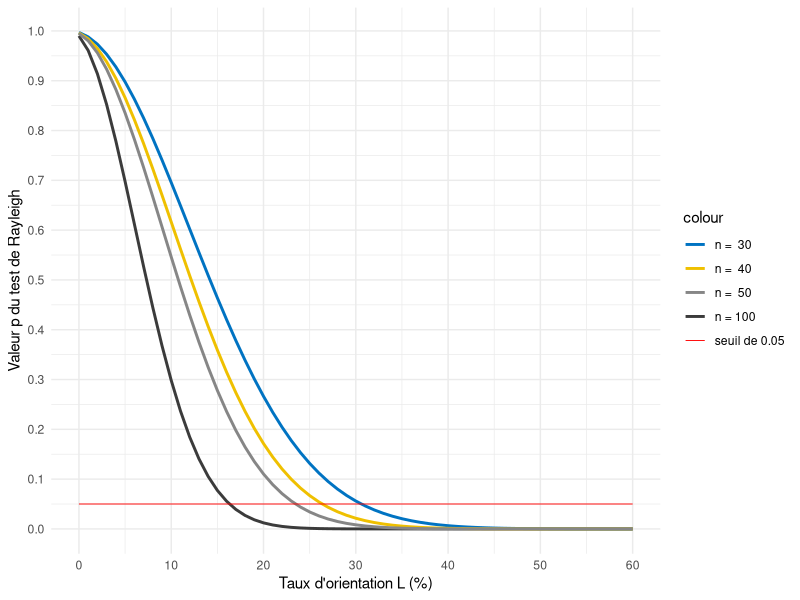

Write the R code that produced this figure. (Note: this script raises an error after producing the figure.)
## ---- chunk 1

suppressPackageStartupMessages({
  library(ggplot2)
})

knitr::opts_chunk$set(echo = FALSE, warning = FALSE, message = FALSE)

## ---- chunk 2

require(ggplot2)
L = c(0:60)

rayleigh <- function(L,n){
  p = exp(-(n*L^2)*10^-4)
  p_value <- p
  p_value
}

p_value_sim_30 <- rep(x = NA, times = length (L))
for (i in 1:61) {
  p_value_sim_30[i]<- rayleigh(i,30)
}

p_value_sim_40 <- rep(x = NA, times = length (L))
for (i in 1:61) {
  p_value_sim_40[i]<- rayleigh(i,40)
}

p_value_sim_50 <- rep(x = NA, times = length (L))
for (i in 1:61) {
  p_value_sim_50[i]<- rayleigh(i,50)
}

p_value_sim_100 <- rep(x = NA, times = length (L))
for (i in 1:61) {
  p_value_sim_100[i]<- rayleigh(i,100)
}

seuil_0.05 = c(rep(0.05, length(L)))

rayleigh_table <- data.frame(L, p_value_sim_30, p_value_sim_40, p_value_sim_50, p_value_sim_100,seuil_0.05)
  
ggplot(rayleigh_table, aes(x=L)) + 
    geom_line(aes(y = p_value_sim_100, colour = "n = 100"), size = 1) +
    geom_line(aes(y = p_value_sim_30, colour = "n =  30"), size= 1) +
    geom_line(aes(y = p_value_sim_40, colour = "n =  40"), size= 1) + 
    geom_line(aes(y = p_value_sim_50, colour = "n =  50"), size= 1) +
    geom_line(aes(y = seuil_0.05, colour = "seuil de 0.05"), size= 0.3) +
    xlab("Taux d'orientation L (%)") +
    ylab("Valeur p du test de Rayleigh") + 
    scale_color_manual(values=c("#0073C2", "#EFC000", "#868686", "#3B3B3B", "red")) +         scale_x_continuous(breaks = c(0, 10, 20, 30, 40, 50, 60)) +
    scale_y_continuous(breaks = c(0, 0.10, 0.20, 0.30, 0.40, 0.50, 0.60, 0.70, 0.80, 0.90, 1)) +
  theme_minimal()


## ---- chunk 3

# A plot of `params$n` random points. # qu'on peut mettre dans le texte.

# plot(rnorm(params$n), rnorm(params$n))
## ---- chunk 4
print(benn_c)
## ---- chunk 5

print(benn_sm)

## ---- chunk 6

print(xy_projection)

## ---- chunk 7

print(xz_projection)

## ---- chunk 8

print(yz_projection)

